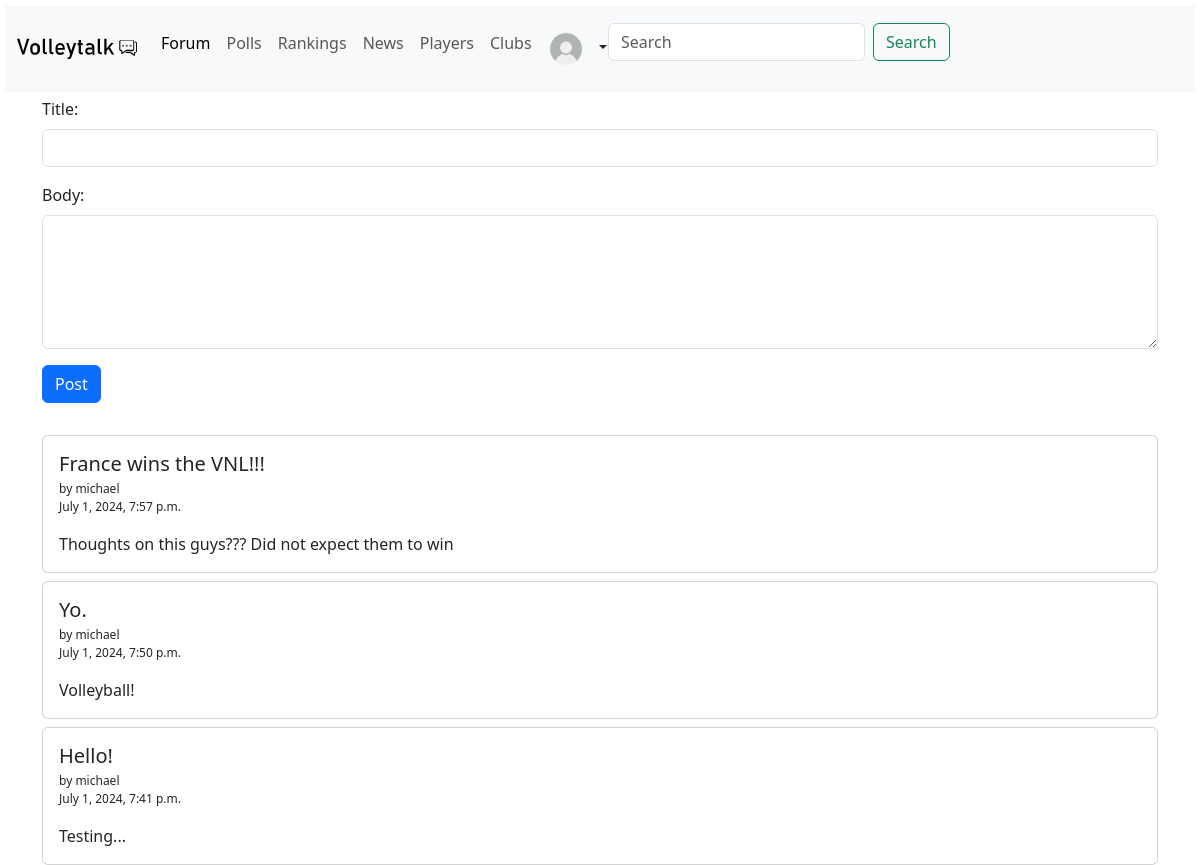
/forum, run on an earlier commit of the app's database.
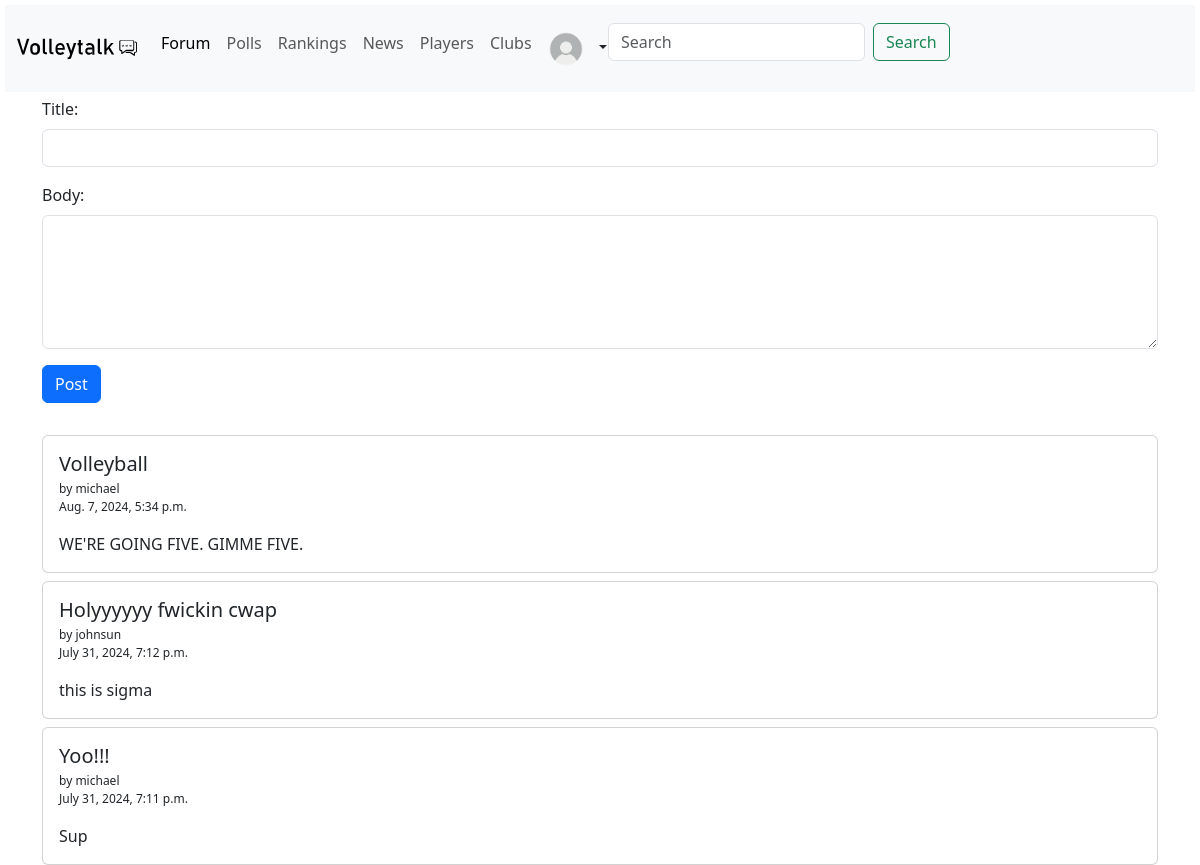
And on a later commit of the database.
### forum/models.py (models this page shows)
class Post(models.Model):
    author = models.ForeignKey(settings.AUTH_USER_MODEL, on_delete=models.CASCADE)
    title = models.CharField(max_length=150)
    body = models.CharField(max_length=700, null=False)
    likes = models.ManyToManyField(User, related_name='likes', blank=True)
    post_date = models.DateTimeField(auto_now_add=True)
    def __str__(self):
        return self.title

### forum/views.py (the view)
# urls.py: path('forum', views.forum, name='forum'),
def forum(request):
    all_posts = Post.objects.all()
    if request.method == 'POST':
        form = PostForm(request.POST)
        if form.is_valid():
            post = form.save(commit=False)
            post.author = request.user
            form.save()
        return render(request, 'forum.html', {'all_posts': all_posts})
    else:
        return render(request, 'forum.html', {'all_posts': all_posts})

### forum/templates/forum.html (shortened to what this page needs)
{% extends 'base.html' %} {% block title %} Volleytalk | Forum {% endblock %}
{% block style %} ../static/css/forum.css {% endblock %} {% block content %}
<form method="post" action='{% url "forum" %}'>
  <div class="mb-3">
    <label for="title" class="form-label">Title: </label>
    <input
      type="text"
      class="form-control"
      id="title"
      aria-describedby="emailHelp"
      name="title"
    />
  </div>
  <div class="mb-3">
    <label for="body" class="form-label">Body: </label>
    <textarea class="form-control" id="body" rows="5" name="body"></textarea>
  </div>
  <button type="submit" class="btn btn-primary">Post</button>
</form>
<br />
{% for post in all_posts reversed %}
<div class="card mt-2">
  <div class="card-body">
    <a class="link-dark link-underline-opacity-0 stretched-link" href="post/{{ post.id }}" ><h5 class="card-title">{{ post }}</h5></a>
    <p class="card-subtitle" style="font-size: 12px">by {{ post.author }}</p>
    <p style="font-size: 12px">{{ post.post_date }}</p>
    <p class="card-text">{{ post.body }}</p>
  </div>
</div>
{% endfor %} {% endblock %}

What changed in the data, as far as the page shows it:
removed Post: title "Yo.", author "michael", post_date "July 1, 2024, 7:50 p.m.", body "Volleyball!"
changed Post: title "France wins the VNL!!!" → "Volleyball"; post_date "July 1, 2024, 7:57 p.m." → "Aug. 7, 2024, 5:34 p.m."; body "Thoughts on this guys??? Did not expect them to win" → "WE'RE GOING FIVE. GIMME FIVE."
added Post: title "Holyyyyyy fwickin cwap", author "johnsun", post_date "July 31, 2024, 7:12 p.m.", body "this is sigma"
changed Post: title "Hello!" → "Yoo!!!"; post_date "July 1, 2024, 7:41 p.m." → "July 31, 2024, 7:11 p.m."; body "Testing..." → "Sup"
